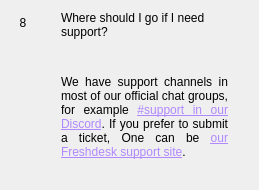
                  <widget class="QWidget" name="widgetFaq8" native="true">
                   <layout class="QHBoxLayout" name="horizontalpage_8" stretch="0,1">
                    <item alignment="Qt::AlignTop">
                     <widget class="QLabel" name="labelNumber8">
                      <property name="minimumSize">
                       <size>
                        <width>24</width>
                        <height>24</height>
                       </size>
                      </property>
                      <property name="maximumSize">
                       <size>
                        <width>16777215</width>
                        <height>24</height>
                       </size>
                      </property>
                      <property name="text">
                       <string>8</string>
                      </property>
                      <property name="alignment">
                       <set>Qt::AlignCenter</set>
                      </property>
                     </widget>
                    </item>
                    <item>
                     <layout class="QVBoxLayout" name="verticalLayoutpage_8">
                      <property name="leftMargin">
                       <number>20</number>
                      </property>
                      <property name="rightMargin">
                       <number>20</number>
                      </property>
                      <item>
                       <widget class="QLabel" name="labelSubtitle8">
                        <property name="text">
                         <string>Where should I go if I need support?</string>
                        </property>
                        <property name="wordWrap">
                         <bool>true</bool>
                        </property>
                       </widget>
                      </item>
                      <item>
                       <spacer name="verticalSpacer_80">
                        <property name="orientation">
                         <enum>Qt::Vertical</enum>
                        </property>
                        <property name="sizeType">
                         <enum>QSizePolicy::Fixed</enum>
                        </property>
                        <property name="sizeHint" stdset="0">
                         <size>
                          <width>20</width>
                          <height>30</height>
                         </size>
                        </property>
                       </spacer>
                      </item>
                      <item>
                       <widget class="QLabel" name="labelContent8">
                        <property name="text">
                         <string>
                           &lt;html&gt;&lt;head/&gt;&lt;body&gt;&lt;p align=&quot;justify&quot;&gt;
                           We have support channels in most of our official chat groups, for example
                           &lt;a style='color: #b088ff' href='https://discord.PCTM.org'&gt;
                           #support in our Discord&lt;/a&gt;.
                           If you prefer to submit a ticket, One can be
                           &lt;a style='color: #b088ff' href='https://PCTM.freshdesk.com'&gt;
                           our Freshdesk support site&lt;/a&gt;.
                           &lt;/p&gt;&lt;/body&gt;&lt;/html&gt;
                         </string>
                        </property>
                        <property name="alignment">
                         <set>Qt::AlignLeading|Qt::AlignLeft|Qt::AlignTop</set>
                        </property>
                        <property name="wordWrap">
                         <bool>true</bool>
                        </property>
                       </widget>
                      </item>
                      <item>
                       <spacer name="verticalSpacer_81">
                        <property name="orientation">
                         <enum>Qt::Vertical</enum>
                        </property>
                        <property name="sizeHint" stdset="0">
                         <size>
                          <width>20</width>
                          <height>20</height>
                         </size>
                        </property>
                       </spacer>
                      </item>
                     </layout>
                    </item>
                   </layout>
                  </widget>
